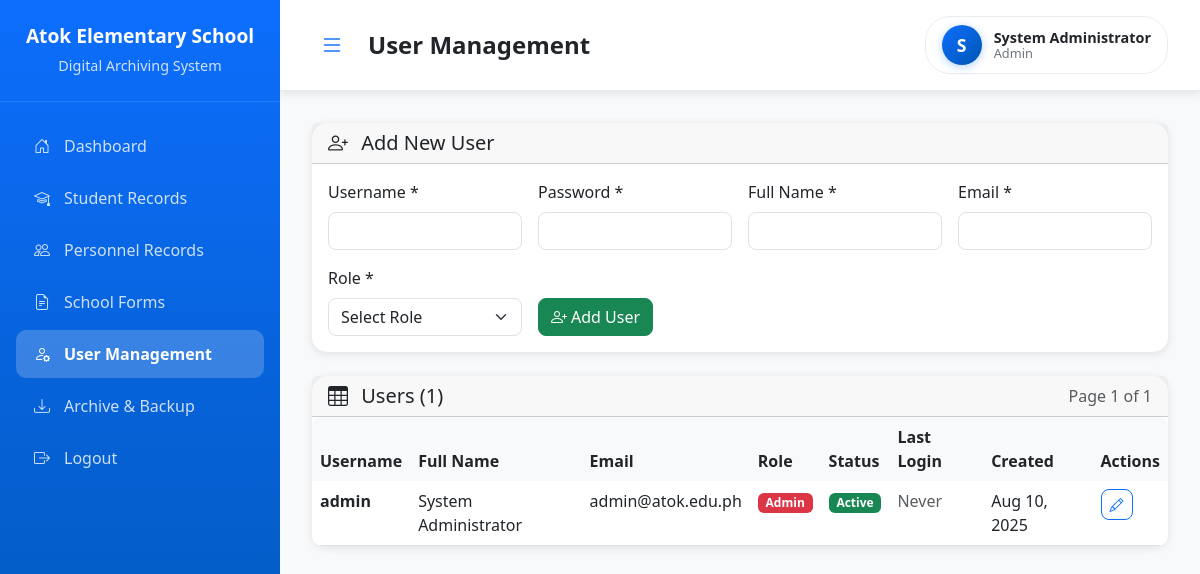
The page /pages/users.php (signed in) on the database its author committed.
### tables this page shows
CREATE TABLE users (
    id INT PRIMARY KEY AUTO_INCREMENT,
    username VARCHAR(50) UNIQUE NOT NULL,
    password VARCHAR(255) NOT NULL,
    full_name VARCHAR(100) NOT NULL,
    email VARCHAR(100) UNIQUE NOT NULL,
    role ENUM('admin', 'school_head', 'registrar') NOT NULL DEFAULT 'registrar',
    status ENUM('active', 'inactive') NOT NULL DEFAULT 'active',
    last_login DATETIME NULL,
    created_at TIMESTAMP DEFAULT CURRENT_TIMESTAMP,
    updated_at TIMESTAMP DEFAULT CURRENT_TIMESTAMP ON UPDATE CURRENT_TIMESTAMP
);

### includes/database.php (called while the page is built, shortened)
<?php
class Database {
    private $connection;
    public function __construct() {
        try {
            $this->connection = new mysqli(DB_HOST, DB_USER, DB_PASS, DB_NAME);
            $this->connection->set_charset("utf8mb4");
        } catch (Exception $e) {
            die("Database connection failed: " . $e->getMessage());
        }
    }
    public function query($sql, $params = []) {
        $stmt = $this->connection->prepare($sql);
        if (!empty($params)) {
            $types = str_repeat('s', count($params));
            $stmt->bind_param($types, ...$params);
        }
        $stmt->execute();
        return $stmt;
    }
    public function fetchAll($sql, $params = []) {
        $stmt = $this->query($sql, $params);
        $result = $stmt->get_result();
        return $result->fetch_all(MYSQLI_ASSOC);
    }
    public function fetchOne($sql, $params = []) {
        $stmt = $this->query($sql, $params);
        $result = $stmt->get_result();
        return $result->fetch_assoc();
    }
}
?>

### includes/auth.php (called while the page is built, shortened)
<?php
require_once 'database.php';
class Auth {
    private $db;
    public function __construct() {
        $this->db = new Database();
    }
    public function isLoggedIn() {
        return isset($_SESSION['user_id']);
    }
    public function getCurrentUser() {
        $sql = "SELECT id, username, role, full_name, email FROM users WHERE id = ?";
        return $this->db->fetchOne($sql, [$_SESSION['user_id']]);
    }
    public function hasPermission($permission) {
        $role = $_SESSION['role'] ?? '';
        $permissions = [
            'admin' => ['view', 'upload', 'edit', 'delete', 'manage_users', 'backup'],
            'school_head' => ['view'],
            'registrar' => ['view', 'upload']
        ];
        return isset($permissions[$role]) && in_array($permission, $permissions[$role]);
    }
}
?>

### includes/functions.php (called while the page is built, shortened)
<?php
function formatDate($date, $format = 'M d, Y') {
    return date($format, strtotime($date));
}
function getPagination($totalRecords, $recordsPerPage, $currentPage) {
    $totalPages = ceil($totalRecords / $recordsPerPage);
    $currentPage = max(1, min($currentPage, $totalPages));
    return [
        'total_records' => $totalRecords,
        'total_pages' => $totalPages,
        'current_page' => $currentPage,
        'records_per_page' => $recordsPerPage,
        'offset' => ($currentPage - 1) * $recordsPerPage
    ];
}
?>

### pages/users.php (the view, shortened to what this page needs)
<?php
require_once '../includes/auth.php';
require_once '../includes/functions.php';
$auth = new Auth();
$auth->requirePermission('manage_users');
$db = new Database();
$user = $auth->getCurrentUser();
$page = max(1, (int)($_GET['page'] ?? 1));
$perPage = 20;
$countSql = "SELECT COUNT(*) as count FROM users";
$totalRecords = $db->fetchOne($countSql)['count'];
$pagination = getPagination($totalRecords, $perPage, $page);
$sql = "SELECT id, username, full_name, email, role, status, last_login, created_at FROM users ORDER BY created_at DESC LIMIT {$pagination['offset']}, {$perPage}";
$users = $db->fetchAll($sql);
?>
<!DOCTYPE html>
<html lang="en">
<head>
    <link href="https://cdn.jsdelivr.net/npm/bootstrap@5.3.0/dist/css/bootstrap.min.css" rel="stylesheet">
    <link href="https://cdn.jsdelivr.net/npm/bootstrap-icons@1.10.0/font/bootstrap-icons.css" rel="stylesheet">
</head>
<body>
    <div class="sidebar" id="sidebar">
        <div class="sidebar-header">
            <h3><?php echo SITE_NAME; ?></h3>
            <p>Digital Archiving System</p>
        </div>
        <nav class="sidebar-nav">
            <div class="nav-item">
                <a href="dashboard.php" class="nav-link">
                    <i class="bi bi-house-door"></i>
                    <span>Dashboard</span>
                </a>
            </div>
            <div class="nav-item">
                <a href="students.php" class="nav-link">
                    <i class="bi bi-mortarboard"></i>
                    <span>Student Records</span>
                </a>
            </div>
            <div class="nav-item">
                <a href="personnel.php" class="nav-link">
                    <i class="bi bi-people"></i>
                    <span>Personnel Records</span>
                </a>
            </div>
            <div class="nav-item">
                <a href="school-forms.php" class="nav-link">
                    <i class="bi bi-file-earmark-text"></i>
                    <span>School Forms</span>
                </a>
            </div>
            <div class="nav-item">
                <a href="users.php" class="nav-link active">
                    <i class="bi bi-person-gear"></i>
                    <span>User Management</span>
                </a>
            </div>
            <?php if ($auth->hasPermission('backup')): ?>
            <div class="nav-item">
                <a href="backup.php" class="nav-link">
                    <i class="bi bi-download"></i>
                    <span>Archive & Backup</span>
                </a>
            </div>
            <?php endif; ?>
            <div class="nav-item">
                <a href="logout.php" class="nav-link">
                    <i class="bi bi-box-arrow-right"></i>
                    <span>Logout</span>
                </a>
            </div>
        </nav>
    </div>
    <div class="main-content">
        <header class="header">
            <div class="header-left">
                <button class="sidebar-toggle" id="sidebarToggle">
                    <i class="bi bi-list"></i>
                </button>
                <h1 class="page-title">User Management</h1>
            </div>
            <div class="header-right">
                <div class="user-info">
                    <div class="user-avatar">
                        <?php echo strtoupper(substr($user['full_name'], 0, 1)); ?>
                    </div>
                    <div class="user-details">
                        <div class="user-name"><?php echo htmlspecialchars($user['full_name']); ?></div>
                        <div class="user-role"><?php echo ucfirst($user['role']); ?></div>
                    </div>
                </div>
            </div>
        </header>
        <div class="content">
            <div class="card mb-4">
                <div class="card-header">
                    <h5 class="mb-0">
                        <i class="bi bi-person-plus me-2"></i>
                        Add New User
                    </h5>
                </div>
                <div class="card-body">
                    <form method="POST">
                        <div class="row g-3">
                            <div class="col-md-3">
                                <label for="username" class="form-label">Username *</label>
                                <input type="text" class="form-control" id="username" name="username" required>
                            </div>
                            <div class="col-md-3">
                                <label for="password" class="form-label">Password *</label>
                                <input type="password" class="form-control" id="password" name="password" required>
                            </div>
                            <div class="col-md-3">
                                <label for="full_name" class="form-label">Full Name *</label>
                                <input type="text" class="form-control" id="full_name" name="full_name" required>
                            </div>
                            <div class="col-md-3">
                                <label for="email" class="form-label">Email *</label>
                                <input type="email" class="form-control" id="email" name="email" required>
                            </div>
                            <div class="col-md-3">
                                <label for="role" class="form-label">Role *</label>
                                <select class="form-select" id="role" name="role" required>
                                    <option value="">Select Role</option>
                                </select>
                            </div>
                            <div class="col-md-9 d-flex align-items-end">
                                <button type="submit" class="btn btn-success">
                                    <i class="bi bi-person-plus me-1"></i>Add User
                                </button>
                            </div>
                        </div>
                    </form>
                </div>
            </div>
            <div class="card">
                <div class="card-header d-flex justify-content-between align-items-center">
                    <h5 class="mb-0">
                        <i class="bi bi-table me-2"></i>
                        Users (<?php echo number_format($totalRecords); ?>)
                    </h5>
                    <div class="d-flex gap-2">
                        <span class="text-muted">
                            Page <?php echo $pagination['current_page']; ?> of <?php echo $pagination['total_pages']; ?>
                        </span>
                    </div>
                </div>
                <div class="card-body p-0">
                    <?php if (empty($users)): ?>
                        <div class="text-center py-5">
                            <i class="bi bi-inbox display-1 text-muted"></i>
                            <h5 class="mt-3">No users found</h5>
                            <p class="text-muted">Add some users to get started</p>
                        </div>
                    <?php else: ?>
                        <div class="table-responsive">
                            <table class="table table-hover mb-0">
                                <thead>
                                    <tr>
                                        <th>Username</th>
                                        <th>Full Name</th>
                                        <th>Email</th>
                                        <th>Role</th>
                                        <th>Status</th>
                                        <th>Last Login</th>
                                        <th>Created</th>
                                        <th>Actions</th>
                                    </tr>
                                </thead>
                                <tbody>
                                    <?php foreach ($users as $userRecord): ?>
                                        <tr>
                                            <td>
                                                <strong><?php echo htmlspecialchars($userRecord['username']); ?></strong>
                                            </td>
                                            <td><?php echo htmlspecialchars($userRecord['full_name']); ?></td>
                                            <td><?php echo htmlspecialchars($userRecord['email']); ?></td>
                                            <td>
                                                <span class="badge bg-<?php
                                                    echo $userRecord['role'] === 'admin' ? 'danger' :
                                                        ($userRecord['role'] === 'school_head' ? 'warning' : 'primary');
                                                ?>">
                                                    <?php echo ucfirst($userRecord['role']); ?>
                                                </span>
                                            </td>
                                            <td>
                                                <span class="badge bg-<?php echo $userRecord['status'] === 'active' ? 'success' : 'secondary'; ?>">
                                                    <?php echo ucfirst($userRecord['status']); ?>
                                                </span>
                                            </td>
                                            <td>
                                                <?php if ($userRecord['last_login']): ?>
                                                    <?php echo formatDateTime($userRecord['last_login']); ?>
                                                <?php else: ?>
                                                    <span class="text-muted">Never</span>
                                                <?php endif; ?>
                                            </td>
                                            <td><?php echo formatDate($userRecord['created_at']); ?></td>
                                            <td>
                                                <div class="btn-group btn-group-sm">
                                                    <button type="button" class="btn btn-outline-primary"
                                                            onclick="editUser(<?php echo $userRecord['id']; ?>)" title="Edit">
                                                        <i class="bi bi-pencil"></i>
                                                    </button>
                                                </div>
                                            </td>
                                        </tr>
                                    <?php endforeach; ?>
                                </tbody>
                            </table>
                        </div>
                    <?php endif; ?>
                </div>
            </div>
        </div>
    </div>
</body>
</html>

### rows shown on the page
users: full_name "S", full_name "System Administrator", role "Admin", username "admin", email "admin@atok.edu.ph", status "Active", shows "Never", created_at "Aug 10, 2025"

### other values the page prints
SITE_NAME "Atok Elementary School"
$totalRecords "1"
$pagination['current_page'] "1"
$pagination['total_pages'] "1"
